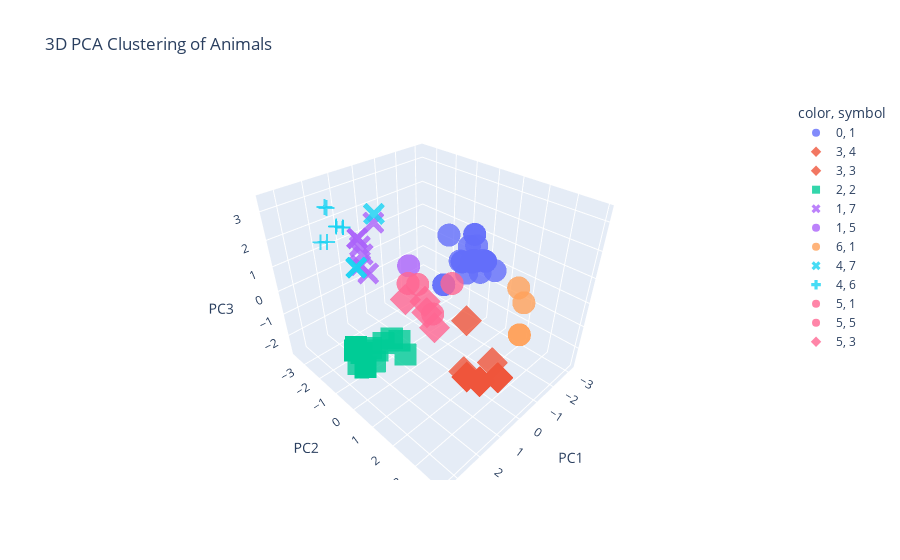

The notebook cell saved with this chart:
### Code cell
# 3D visualization of clusters on PCA coordinates
pca_df = pd.DataFrame(X_pca, columns=['PC1', 'PC2', 'PC3'])
pca_df['Cluster'] = labels
pca_df['Class'] = y_true

fig = px.scatter_3d(pca_df, x='PC1', y='PC2', z='PC3', color=pca_df['Cluster'].astype(str),
                    symbol=pca_df['Class'].astype(str),
                    title='3D PCA Clustering of Animals',
                    labels={'Cluster': 'Cluster', 'Class': 'True Class'},
                    opacity=0.8)

fig.update_traces(marker=dict(size=8))
fig.show()

### Figure 1 — Plotly figure (JSON) as saved in the notebook; plotly's stock layout.template omitted (floating-point values rounded to 4 significant figures)
{"data": [{"hovertemplate": "color=0<br>symbol=1<br>PC1=%{x}<br>PC2=%{y}<br>PC3=%{z}<extra></extra>", "legendgroup": "0, 1", "marker": {"color": "#636efa", "opacity": 0.8, "size": 8, "symbol": "circle"}, "mode": "markers", "name": "0, 1", "scene": "scene", "showlegend": true, "type": "scatter3d", "x": [-2.535, -2.877, -2.535, -2.819, -2.877, -3.166, -2.3, -2.819, -2.877, -2.877, -1.722, -2.877, -2.711, -3.166, -2.48, -2.584, -2.295, -2.819, -2.819, -2.819, -2.391, -2.236, -2.819, -2.236, -2.877, -2.819, -3.166, -2.819, -3.108, -2.819, -3.166, -2.182, -1.722, -2.295, -2.764, -2.819], "y": [-0.2603, -0.4015, -0.2603, 0.1071, -0.4015, -0.7522, -1.307, 0.1071, -0.4015, -0.4015, -0.9849, -0.4015, -0.2746, -0.7522, -0.4326, -0.9398, -0.5891, 0.1071, 0.1071, 0.1071, 0.887, -0.08045, 0.1071, -0.08045, -0.4015, 0.1071, -0.7522, 0.1071, -0.2436, 0.1071, -0.7522, -0.2527, -0.9849, -0.5891, -0.06522, 0.1071], "z": [1.242, -0.1, 1.242, 0.1369, -0.1, -0.3419, 0.9022, 0.1369, -0.1, -0.1, -0.9242, -0.1, 0.6907, -0.3419, 0.6957, -0.2028, 0.03901, 0.1369, 0.1369, 0.1369, 0.2686, 0.2759, 0.1369, 0.2759, -0.1, 0.1369, -0.3419, 0.1369, -0.105, 0.1369, -0.3419, -0.2703, -0.9242, 0.03901, -0.4093, 0.1369]}, {"hovertemplate": "color=3<br>symbol=4<br>PC1=%{x}<br>PC2=%{y}<br>PC3=%{z}<extra></extra>", "legendgroup": "3, 4", "marker": {"color": "#EF553B", "opacity": 0.8, "size": 8, "symbol": "diamond"}, "mode": "markers", "name": "3, 4", "scene": "scene", "showlegend": true, "type": "scatter3d", "x": [1.761, 1.414, 1.761, 1.761, 1.178, 1.703, 1.761, 1.178, 1.761, 1.703, 1.703, 1.533, 1.178], "y": [3.706, 2.846, 3.706, 3.706, 3.893, 3.197, 3.706, 3.893, 3.706, 3.197, 3.197, 3.903, 3.893], "z": [-0.1801, -0.6588, -0.1801, -0.1801, -0.3191, -0.417, -0.1801, -0.3191, -0.1801, -0.417, -0.417, 0.5187, -0.3191]}, {"hovertemplate": "color=3<br>symbol=3<br>PC1=%{x}<br>PC2=%{y}<br>PC3=%{z}<extra></extra>", "legendgroup": "3, 3", "marker": {"color": "#EF553B", "opacity": 0.8, "size": 8, "symbol": "diamond"}, "mode": "markers", "name": "3, 3", "scene": "scene", "showlegend": true, "type": "scatter3d", "x": [1.021], "y": [2.51], "z": [0.8662]}, {"hovertemplate": "color=2<br>symbol=2<br>PC1=%{x}<br>PC2=%{y}<br>PC3=%{z}<extra></extra>", "legendgroup": "2, 2", "marker": {"color": "#00cc96", "opacity": 0.8, "size": 8, "symbol": "square"}, "mode": "markers", "name": "2, 2", "scene": "scene", "showlegend": true, "type": "scatter3d", "x": [1.761, 2.108, 1.761, 2.478, 1.467, 2.536, 2.108, 1.649, 2.05, 1.008, 1.761, 1.494, 2.05, 1.067, 2.536, 2.536, 2.05, 1.895, 1.526, 2.05], "y": [-2.258, -1.399, -2.258, -1.127, -1.72, -0.6188, -1.399, -0.6665, -1.907, -0.9877, -2.258, 0.3009, -1.907, -0.479, -0.6188, -0.6188, -1.907, -0.9399, -1.211, -1.907], "z": [-2.739, -2.26, -2.739, -2.366, -2.636, -2.129, -2.26, -1.607, -2.497, -1.982, -2.739, -1.614, -2.497, -1.746, -2.129, -2.129, -2.497, -2.505, -2.399, -2.497]}, {"hovertemplate": "color=1<br>symbol=7<br>PC1=%{x}<br>PC2=%{y}<br>PC3=%{z}<extra></extra>", "legendgroup": "1, 7", "marker": {"color": "#ab63fa", "opacity": 0.8, "size": 8, "symbol": "x"}, "mode": "markers", "name": "1, 7", "scene": "scene", "showlegend": true, "type": "scatter3d", "x": [2.596, 2.797, 2.684, 2.684, 1.988, 3.377, 2.74], "y": [0.1528, 0.2601, -0.07627, -0.07627, -0.2251, 0.9422, 0.0919], "z": [2.114, 2.864, 3.173, 3.173, 3.343, 3.083, 3.019]}, {"hovertemplate": "color=1<br>symbol=5<br>PC1=%{x}<br>PC2=%{y}<br>PC3=%{z}<extra></extra>", "legendgroup": "1, 5", "marker": {"color": "#ab63fa", "opacity": 0.8, "size": 8, "symbol": "circle"}, "mode": "markers", "name": "1, 5", "scene": "scene", "showlegend": true, "type": "scatter3d", "x": [1.435], "y": [0.5581], "z": [2.038]}, {"hovertemplate": "color=6<br>symbol=1<br>PC1=%{x}<br>PC2=%{y}<br>PC3=%{z}<extra></extra>", "legendgroup": "6, 1", "marker": {"color": "#FFA15A", "opacity": 0.8, "size": 8, "symbol": "circle"}, "mode": "markers", "name": "6, 1", "scene": "scene", "showlegend": true, "type": "scatter3d", "x": [-1.121, -1.121, -1.663, -2.059], "y": [3.005, 3.005, 2.407, 2.438], "z": [-0.676, -0.676, 0.6313, -0.1644]}, {"hovertemplate": "color=4<br>symbol=7<br>PC1=%{x}<br>PC2=%{y}<br>PC3=%{z}<extra></extra>", "legendgroup": "4, 7", "marker": {"color": "#19d3f3", "opacity": 0.8, "size": 8, "symbol": "x"}, "mode": "markers", "name": "4, 7", "scene": "scene", "showlegend": true, "type": "scatter3d", "x": [0.8189, 2.019, 2.019], "y": [-1.707, -1.258, -1.258], "z": [2.701, 1.409, 1.409]}, {"hovertemplate": "color=4<br>symbol=6<br>PC1=%{x}<br>PC2=%{y}<br>PC3=%{z}<extra></extra>", "legendgroup": "4, 6", "marker": {"color": "#19d3f3", "opacity": 0.8, "size": 8, "symbol": "cross"}, "mode": "markers", "name": "4, 6", "scene": "scene", "showlegend": true, "type": "scatter3d", "x": [1.679, 2.138, 1.378, 1.313, 2.197, 1.313, 1.679, 1.668], "y": [-2.267, -2.999, -3.57, -3.229, -2.49, -3.229, -2.267, -3.22], "z": [2.337, 1.683, 2.482, 1.886, 1.92, 1.886, 2.337, 2.723]}, {"hovertemplate": "color=5<br>symbol=1<br>PC1=%{x}<br>PC2=%{y}<br>PC3=%{z}<extra></extra>", "legendgroup": "5, 1", "marker": {"color": "#FF6692", "opacity": 0.8, "size": 8, "symbol": "circle"}, "mode": "markers", "name": "5, 1", "scene": "scene", "showlegend": true, "type": "scatter3d", "x": [-0.8552], "y": [0.2209], "z": [0.1356]}, {"hovertemplate": "color=5<br>symbol=5<br>PC1=%{x}<br>PC2=%{y}<br>PC3=%{z}<extra></extra>", "legendgroup": "5, 5", "marker": {"color": "#FF6692", "opacity": 0.8, "size": 8, "symbol": "circle"}, "mode": "markers", "name": "5, 5", "scene": "scene", "showlegend": true, "type": "scatter3d", "x": [1.081, 0.7975, 1.023], "y": [0.5485, 0.9159, 0.03991], "z": [1.2, 0.09468, 0.9628]}, {"hovertemplate": "color=5<br>symbol=3<br>PC1=%{x}<br>PC2=%{y}<br>PC3=%{z}<extra></extra>", "legendgroup": "5, 3", "marker": {"color": "#FF6692", "opacity": 0.8, "size": 8, "symbol": "diamond"}, "mode": "markers", "name": "5, 3", "scene": "scene", "showlegend": true, "type": "scatter3d", "x": [0.9503, 0.5962, 0.3893, 0.3698], "y": [0.8181, 0.8086, -0.8409, 0.1359], "z": [0.1822, -0.6556, -0.4611, -0.03705]}], "layout": {"legend": {"title": {"text": "color, symbol"}, "tracegroupgap": 0}, "scene": {"domain": {"x": [0, 1], "y": [0, 1]}, "xaxis": {"title": {"text": "PC1"}}, "yaxis": {"title": {"text": "PC2"}}, "zaxis": {"title": {"text": "PC3"}}}, "title": {"text": "3D PCA Clustering of Animals"}}}
